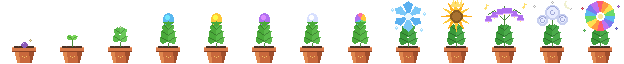
#> input picture tools/seed_mock/seed_plants.png, 624 x 64 px, found by its file name
$ python seed_fruits.py
#> lines starting #> are read from the running program, lines starting #| are printed output that depends on the picture
# 마법 씨앗 대회: 할로윈 식물 12종에서만 나오는 열매 12종 (아이템 아이콘 32×32)
#   게임 아이콘 그림체: 모양마다 입체 음영 5단(왼쪽 위 빛) · 반짝 · 테두리는 그 색의 아주 어두운 톤
#   python3 seed_fruits.py → out/seed_fruits.png (32×32 × 12) · out/seed_fruits_preview.png
import os, math
import numpy as np
from PIL import Image, ImageDraw, ImageFont
from scipy import ndimage
HERE = os.path.dirname(os.path.abspath(__file__)); OUT = os.path.join(HERE, 'out')
N, SS = 32, 4
def hx(c): return np.array([int(c[i:i + 2], 16) for i in (1, 3, 5)], float)
class Icon:
    def __init__(s): s.rgb = np.zeros((N, N, 3)); s.a = np.zeros((N, N), bool); s.own = np.full((N, N), -1); s.cols = []
    def mask(s, fn):   # 4배로 그려서 줄이면 둥근 모양이 매끈해요
        im = Image.new('L', (N * SS, N * SS), 0); d = ImageDraw.Draw(im); fn(d, SS)
        return np.array(im.resize((N, N), Image.BOX)) > 110
    def shade(s, m, c, gloss=True, flat=False, k=1.0):   # 입체 음영 5단
        if not m.any(): return m
        base = hx(c); pal = [base * .5, base * .72, base, np.minimum(255, base * 1.12 + 22), np.minimum(255, base * 1.25 + 60)]
        if flat: tone = np.full((N, N), 2)
        else:
            d = ndimage.distance_transform_edt(m); dn = d / max(1, d.max()); g = ndimage.gaussian_filter(d, 1.0); gy, gx = np.gradient(g)
            lt = -(gx + gy) / (np.hypot(gx, gy) + 1e-6); YY, XX = np.mgrid[0:N, 0:N]; ys, xs = np.nonzero(m)
            pos = -((XX - xs.mean()) / (np.ptp(xs) + 1) + (YY - ys.mean()) / (np.ptp(ys) + 1))   # 왼쪽 위가 밝게
            v = .42 * dn + .22 * lt * (1 - dn) + .55 * pos * k + .32; tone = np.clip(np.floor(v * 4.2), 0, 3).astype(int)
            if gloss:
                hp = (m & (dn > .35) & (pos > .28)); tone[hp] = 4
        for t in range(5): sel = m & (tone == t); s.rgb[sel] = pal[t]
        s.a |= m; s.cols.append(base); s.own[m] = len(s.cols) - 1; return m
    def fill(s, m, c): s.rgb[m] = hx(c); s.a |= m; s.cols.append(hx(c)); s.own[m] = len(s.cols) - 1
    def px(s, x, y, c): s.rgb[y, x] = hx(c); s.a[y, x] = True; s.cols.append(hx(c)); s.own[y, x] = len(s.cols) - 1
    def image(s):   # 바깥 테두리: 이웃한 색을 아주 어둡게
        out = np.zeros((N, N, 4), np.uint8); out[s.a, :3] = np.clip(s.rgb[s.a], 0, 255); out[s.a, 3] = 255
        ring = ndimage.binary_dilation(s.a) & ~s.a
        for y, x in zip(*np.nonzero(ring)):
            for dy, dx in ((0, 1), (0, -1), (1, 0), (-1, 0), (1, 1), (-1, -1), (1, -1), (-1, 1)):
                Y, X = y + dy, x + dx
                if 0 <= Y < N and 0 <= X < N and s.a[Y, X]:
                    c = s.cols[s.own[Y, X]] if s.own[Y, X] >= 0 else s.rgb[Y, X]; out[y, x, :3] = np.clip(c * np.array([.26, .22, .3]) + 6, 0, 255); out[y, x, 3] = 255; break
        return Image.fromarray(out)
E = lambda x0, y0, x1, y1: (lambda d, k: d.ellipse([x0 * k, y0 * k, x1 * k, y1 * k], fill=255))
PG = lambda pts: (lambda d, k: d.polygon([(x * k, y * k) for x, y in pts], fill=255))
LN = lambda pts, w: (lambda d, k: d.line([(x * k, y * k) for x, y in pts], fill=255, width=int(w * k)))
def inner_line(s, m_base, pts, c, w=1):   # 모양 안쪽 선 (호박 골 같은 것)
    m = s.mask(LN(pts, w)) & m_base; s.rgb[m] = hx(c)
def jack(s):
    m = s.shade(s.mask(E(5, 9, 27, 28)), '#F07A18')
    for pts in (((11, 10), (9.5, 18), (11, 27)), ((21, 10), (22.5, 18), (21, 27)), ((16, 9.5), (16, 28))): inner_line(s, m, pts, '#B4560E')
    s.shade(s.mask(LN([(16, 10), (16.5, 6), (19, 3.5)], 2.6)), '#5A7A22', gloss=False)
    for pts, c in ((((8, 17), (12, 13), (13.5, 18)), '#FFC23A'), (((24, 17), (20, 13), (18.5, 18)), '#FFC23A'), (((8, 21), (24, 21), (21, 25.5), (18.5, 23), (16, 26), (13.5, 23), (11, 25.5)), '#FFC23A')):
        mm = s.mask(PG(pts)) & m; s.rgb[mm] = hx(c); core = ndimage.binary_erosion(mm); s.rgb[core] = hx('#FFF2A0')
def bat(s):
    for k in (-1, 1):
        w = s.shade(s.mask(PG([(16, 15), (16 + k * 6, 8), (16 + k * 14, 10), (16 + k * 13, 15), (16 + k * 10, 13.5), (16 + k * 8.5, 18), (16 + k * 6, 15.5)])), '#5A3A7A', k=.6)
        inner_line(s, w, [(16, 15), (16 + k * 12.5, 10.5)], '#3A2050'); inner_line(s, w, [(16 + k * 6, 9), (16 + k * 8.5, 17)], '#3A2050')
    s.shade(s.mask(E(11, 11, 21, 27)), '#7A5A9A')
    for x in (13.5, 18.5): s.px(int(x), 17, '#FF4A5A')
    s.px(14, 22, '#F4F0F0'); s.px(17, 22, '#F4F0F0'); s.fill(s.mask(LN([(16, 11), (16, 7)], 1.6)), '#4A6A22')
def ghostdrop(s):
    m = s.shade(s.mask(PG([(16, 2), (20, 9), (25, 17), (25.5, 22), (22, 27), (16, 29), (10, 27), (6.5, 22), (7, 17), (12, 9)])), '#CFDCF0', k=1.1)
    for x in (12, 19): s.fill(s.mask(E(x - 1.4, 16.5, x + 1.4, 20.5)) & m, '#1E1830')
    s.fill(s.mask(E(14.3, 21.5, 17.7, 25)) & m, '#1E1830'); s.px(12, 17, '#7A88B8'); s.px(19, 17, '#7A88B8')
    for x, y in ((4, 8), (27, 6), (28, 26)): s.px(x, y, '#A8F4DA')
def skull(s):
    head = s.shade(s.mask(E(6, 4, 26, 23)), '#EEE8DA'); jaw = s.shade(s.mask(PG([(10, 19), (22, 19), (21, 27), (11, 27)])), '#DED6C4', k=.7)
    for x in (11, 21): s.fill(s.mask(E(x - 3.4, 11, x + 3.4, 18)) & head, '#2A1A24'); s.px(int(x) - 1, 13, '#E8485A')
    s.fill(s.mask(PG([(14.5, 19), (17.5, 19), (16, 21.5)])) & head, '#2A1A24')
    for x in (12.5, 15.5, 18.5): inner_line(s, jaw, [(x, 22.5), (x, 26)], '#9A9282')
    s.shade(s.mask(PG([(16, 5), (21, 1), (24, 2.5), (19, 6)])), '#5A9A3A', gloss=False)
def web(s):
    m = s.shade(s.mask(E(5, 6, 27, 29)), '#E6E4F0')
    for y in (11, 15, 19, 23): inner_line(s, m, [(4, y - 1), (16, y + 1), (28, y - 1)], '#A8A0C4')
    inner_line(s, m, [(16, 5), (16, 30)], '#A8A0C4'); inner_line(s, m, [(9, 7), (12, 29)], '#B8B0D0'); inner_line(s, m, [(23, 7), (20, 29)], '#B8B0D0')
    s.fill(s.mask(LN([(16, 1), (16, 6)], 1)), '#C8C0DC'); s.fill(s.mask(LN([(24, 1), (24, 5)], 1)), '#C8C0DC')
    sp = s.shade(s.mask(E(21.5, 4.5, 26.5, 9.5)), '#3A2A44', gloss=False)
    for dx, dy in ((-3.5, -1.5), (3.5, -1.5), (-3.5, 2), (3.5, 2)): s.fill(s.mask(LN([(24, 7), (24 + dx, 7 + dy)], 1)), '#3A2A44')
    s.px(23, 6, '#FF5A6A')
def hat(s):
    s.shade(s.mask(E(2, 20, 30, 29)), '#4A2A6A', k=.5)
    m = s.shade(s.mask(PG([(6, 24), (26, 24), (21, 13), (25, 4), (27, 2), (19, 6), (14, 11)])), '#7A44AA')
    s.fill(s.mask(PG([(8, 20), (24, 20), (25, 23.5), (7, 23.5)])) & m, '#2A1440'); s.fill(s.mask(PG([(13.5, 20), (18.5, 20), (18.5, 23.5), (13.5, 23.5)])), '#E8B030'); s.px(15, 21, '#FFE89A')
    for x, y in ((28, 9), (4, 12)): s.px(x, y, '#E6B8FF')
def eye(s):
    m = s.shade(s.mask(E(4, 5, 28, 29)), '#F2EEE6')
    for pts in (((5, 14), (9, 16), (11, 15)), ((27, 21), (23, 20)), ((8, 25), (12, 22)), ((25, 10), (22, 12))): inner_line(s, m, pts, '#D85050')
    s.shade(s.mask(E(9.5, 10, 22.5, 23)) & m, '#3A86DC'); s.fill(s.mask(E(13.5, 14, 18.5, 19)) & m, '#0C0C16'); s.fill(s.mask(E(11.5, 12, 14.5, 15)) & m, '#FFFFFF')
    s.shade(s.mask(PG([(15, 6), (19, 1), (21, 2), (17, 6)])), '#4A8A3A', gloss=False)
def candy(s):
    m = s.mask(PG([(16, 2.5), (18, 4), (26, 24), (25, 27), (7, 27), (6, 24), (14, 4)]))
    s.shade(m & s.mask(PG([(0, 0), (32, 0), (32, 13), (0, 13)])), '#FFF2DA'); s.shade(m & s.mask(PG([(0, 13), (32, 13), (32, 21), (0, 21)])), '#FF9426'); s.shade(m & s.mask(PG([(0, 21), (32, 21), (32, 32), (0, 32)])), '#FFCC34')
    for x, y in ((14, 7), (14, 8), (13, 10)): s.px(x, y, '#FFFFFF')
def wisp(s):
    m = s.shade(s.mask(PG([(16, 4), (22, 8), (26.5, 15), (25, 23), (20, 28), (16, 29.5), (12, 28), (7, 23), (5.5, 15), (10, 8)])), '#E85A1E')
    for x in (9.5, 13, 16, 19, 22.5): inner_line(s, m, [(16, 5), (x, 18), (16, 29)], '#A83A0E')
    g = s.mask(E(11.5, 13, 20.5, 24)) & m; s.fill(g, '#6AF05A'); s.fill(s.mask(E(13.5, 15, 18.5, 22)) & m, '#B8FFA8'); s.fill(s.mask(E(15, 16.5, 17, 19)) & m, '#F4FFEE')
    s.shade(s.mask(LN([(16, 5), (17, 1.5)], 2)), '#4A6A22', gloss=False)
    for x, y in ((3, 9), (29, 11), (27, 28)): s.px(x, y, '#9AFF8A')
def rosehip(s):
    s.shade(s.mask(E(6, 9, 26, 29)), '#3E2440')
    for a in range(5): r = math.radians(a * 72 - 90); s.shade(s.mask(PG([(16, 9), (16 + 7 * math.cos(r - .35), 7 + 5 * math.sin(r - .35)), (16 + 7 * math.cos(r + .35), 7 + 5 * math.sin(r + .35))])), '#2E5A2A', gloss=False)
    for x, y in ((11, 14), (12, 13), (27, 7), (5, 25)): s.px(x, y, '#D8A8FF')
def apple(s):
    m = s.shade(s.mask(lambda d, k: (d.ellipse([4 * k, 8 * k, 18 * k, 29 * k], fill=255), d.ellipse([14 * k, 8 * k, 28 * k, 29 * k], fill=255))), '#86CC2E')
    s.fill(s.mask(E(13, 7, 19, 11)) & m, '#5E9A1E'); s.shade(s.mask(LN([(16, 10), (17, 3)], 2)), '#5A4232', gloss=False); s.shade(s.mask(PG([(17, 5), (25, 1.5), (22, 7)])), '#3E8A2E', gloss=False)
    for x in (12.5, 19.5): s.fill(s.mask(E(x - 2, 15, x + 2, 19.5)) & m, '#1C2C0C')
    s.fill(s.mask(PG([(15, 20), (17, 20), (16, 22)])) & m, '#1C2C0C')
    for x in (12, 14, 16, 18, 20): s.px(x, 24, '#1C2C0C')
    s.px(27, 26, '#C0FF70'); s.px(27, 27, '#86CC2E')
def fang(s):
    m = s.shade(s.mask(E(5, 5, 27, 26)), '#C42838')
    s.fill(s.mask(PG([(9, 19), (23, 19), (22, 21.5), (10, 21.5)])) & m, '#6A0E1C')
    for x in (11.5, 20.5): s.shade(s.mask(PG([(x - 2, 20), (x + 2, 20), (x, 29)])), '#FAF6F0', k=.4)
    s.shade(s.mask(LN([(16, 6), (17, 1.5)], 2)), '#3E7A2E', gloss=False); s.px(25, 27, '#FF4A5A'); s.px(25, 28, '#A01E2E')
FRUITS = [('잭오랜턴 열매', jack, '잭오랜턴 호박꽃'), ('박쥐 날개 꼬투리', bat, '박쥐 날개 고사리'), ('유령 꿀방울', ghostdrop, '유령 난초'), ('해골 씨주머니', skull, '해골 양귀비'),
          ('거미줄 솜열매', web, '거미줄 백합'), ('마녀 모자 포자', hat, '마녀 모자 버섯'), ('눈알 열매', eye, '눈알 열매덩굴'), ('사탕옥수수 알', candy, '사탕옥수수 튤립'),
          ('도깨비불 꽈리', wisp, '도깨비불 등불초'), ('검은 장미 열매', rosehip, '검은 장미'), ('독사과', apple, '독사과 나무'), ('피빛 송곳니 열매', fang, '뱀파이어 송곳니 끈끈이')]
if __name__ == '__main__':
    icons = []
    for nm, fn, _ in FRUITS: s = Icon(); fn(s); icons.append(s.image())
#> this loop made 12 passes
#> pass 1, in shade, `d = ndimage.distance_transform_edt(m)`:
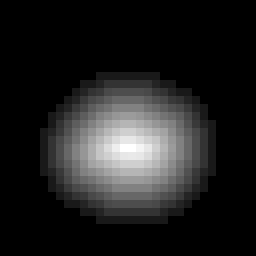
#> d: shape (32, 32) float64 (shown 8 times larger); min 0, max 9.85, mean 1.26; drawn with min black and max white
#> after the loop, icons = 12 items
    S = Image.new('RGBA', (32 * len(icons), 32), (0, 0, 0, 0))
#> S: PIL image 384x32 RGBA; every value is 0
    for i, c in enumerate(icons): S.alpha_composite(c, (i * 32, 0))
#> this loop made 12 passes
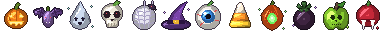
#> S: PIL image 384x32 RGBA; mean R, G, B, A 59.4, 49.9, 43.5, 114.9; transparent parts drawn white
    S.save(os.path.join(OUT, 'seed_fruits.png'))
    plants = Image.open(os.path.join(OUT, 'seed_plants.png')).convert('RGBA'); ref = Image.open(os.path.join(HERE, '../../public/art/forage.png')).convert('RGBA').crop((0, 0, 32 * 6, 32))
#> further down, plants is the input picture: PIL image 624x64 RGBA; mean R, G, B, A 37.6, 35.1, 23.6, 63.7
#> (the run stopped early here; a loop or call above may not have finished)
